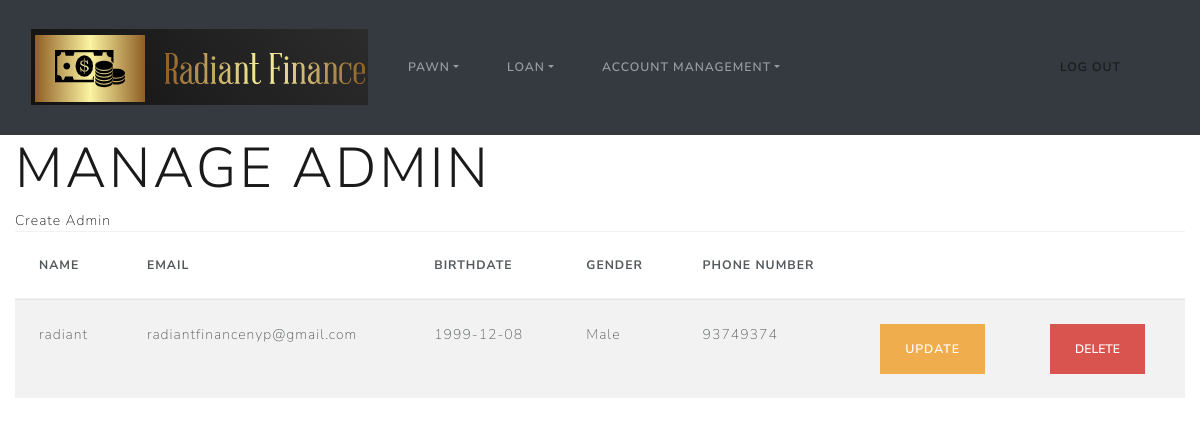
The app's page /manageAdmin (signed in) with its own data.
### app.py (models this page shows)
class User(db.Model, UserMixin):
    id = db.Column(db.Integer, primary_key=True)
    name = db.Column(db.String(20), nullable=False)
    gender = db.Column(db.String(1), nullable=False)
    phone = db.Column(db.String(8), nullable=False)
    birthdate = db.Column(db.Date, nullable=False)
    email = db.Column(db.String(30), nullable=False)
    password = db.Column(db.String(100), nullable=False)
    role = db.Column(db.Integer, nullable=False)
    passwordChange = db.Column(db.Date, nullable=False)
    passAttempt = (db.Column(db.Integer, nullable=False))
    TWOFAStatus = db.Column(db.String(30), nullable=False)
    FUI = db.Column(db.String(300), nullable=True)
    FUI_ID = db.Column(db.String(300), nullable=True)
    SUI_ID = db.Column(db.String(300), nullable=True)
    verified = db.Column(db.Integer, nullable=True)

### app.py (the view)
@app.route('/manageAdmin', methods=['GET', 'POST'])
@login_required
def manage_admin():
    role = session['role']
    if role == 1:
        pass
    else:
        return redirect(url_for('main'))
    return render_template('manageAdmin.html', Users=User.query.all())

### app.py (called while the page is built)
@login_manager.user_loader
def load_user(user_id):
    return User.query.get(int(user_id))

### templates/manageAdmin.html (shortened to what this page needs)
{% extends "baseDashboard.html" %}
{% block content %}
<h1 class="display-4">Manage Admin</h1>
<a href="/createAdmin">Create Admin</a>
<div>
  <table class="table table-striped">
    <thead>
      <tr>
        <th>Name</th>
        <th>Email</th>
        <th>BirthDate</th>
        <th>gender</th>
        <th>Phone Number</th>
        <th></th>
        <th></th>
      </tr>
    </thead>
    <tbody>
      {% for User in Users %}
      {%if User.role==1%}
        <tr>
          <td>{{ User.name }}</td>
          <td>{{ User.email }}</td>
          <td>{{User.birthdate}}</td>
          {% if User.gender == "F" %}
            <td>Female</td>
          {% elif User.gender == "M" %}
            <td>Male</td>
          {% endif %}
          <td>{{User.phone}}</td>
        <td><a href="/updateAdmin/{{User.id}}" class="btn btn-warning">Update</a></td>
          <td>
            <form action="{{url_for('delete_admin', id=User.id)}}" method="POST">
          <form type="button" class="btn btn-danger" data-bs-toggle="modal" data-bs-target="#myModal_{{User.id}}">
            <input type="submit" value="Delete" class="btn btn-danger">
          </form>
            </form>
          </td>
        </tr>
      {%endif%}
      {% endfor %}
    </tbody>
  </table>
</div>
{% endblock %}

### records on screen
User: name "radiant", email "radiantfinancenyp@gmail.com", birthdate "1999-12-08", gender "Male", phone "93749374"
